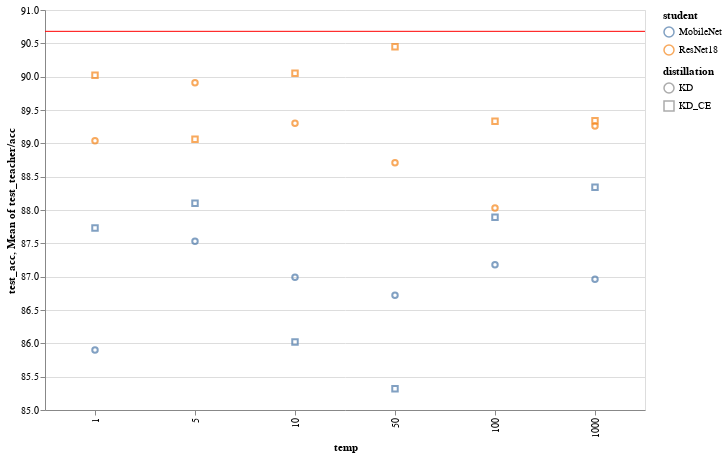

The code cell stored with this chart in its notebook:
### Code cell
load_and_plot_KD(folder="./Cifar10/ResNet101/exp3/students")

### Figure 1 — Vega-Lite specification as saved in the notebook (floating-point values rounded to 4 significant figures)
{"config": {"view": {"continuousWidth": 400, "continuousHeight": 300}}, "layer": [{"mark": "point", "encoding": {"color": {"type": "nominal", "field": "student"}, "shape": {"type": "nominal", "field": "distillation"}, "tooltip": [{"type": "quantitative", "field": "test_acc"}, {"type": "quantitative", "field": "test_teacher/acc"}, {"type": "quantitative", "field": "test_loss"}, {"type": "quantitative", "field": "test_eval"}, {"type": "quantitative", "field": "train_acc"}, {"type": "quantitative", "field": "train_teacher/acc"}, {"type": "quantitative", "field": "train_loss"}, {"type": "quantitative", "field": "train_eval"}, {"type": "nominal", "field": "distillation"}, {"type": "quantitative", "field": "temp"}], "x": {"type": "ordinal", "field": "temp", "scale": {"base": 10, "type": "log", "zero": false}}, "y": {"type": "quantitative", "field": "test_acc", "scale": {"padding": 1, "zero": false}}}, "selection": {"selector003": {"type": "interval", "bind": "scales", "encodings": ["x", "y"]}}}, {"mark": {"type": "rule", "color": "red"}, "encoding": {"y": {"type": "quantitative", "aggregate": "mean", "field": "test_teacher/acc"}}}], "data": {"name": "data-42518d35f192c753d827be52512f15ca"}, "height": 400, "width": 600, "$schema": "https://vega.github.io/schema/vega-lite/v4.0.0.json", "datasets": {"data-42518d35f192c753d827be52512f15ca": [{"Unnamed: 0": 0, "test_acc": 89.33, "test_teacher/acc": 90.68, "test_loss": 2462.0, "test_eval": 0.4924, "train_acc": 97.65, "train_teacher/acc": 88.35, "train_loss": 332.8, "train_eval": 0.06656, "epoch": 40, "lr": 0.01, "epochs": 50, "train_batch_size": 128, "test_batch_size": 100, "student": "ResNet18", "teacher": "ResNet101", "distillation": "KD_CE", "resume": true, "temp": 100.0}, {"Unnamed: 0": 1, "test_acc": 90.02, "test_teacher/acc": 90.68, "test_loss": 0.1874, "test_eval": 0.3372, "train_acc": 98.0, "train_teacher/acc": 88.4, "train_loss": 0.05863, "train_eval": 0.06647, "epoch": 73, "lr": 0.01, "epochs": 50, "train_batch_size": 128, "test_batch_size": 100, "student": "ResNet18", "teacher": "ResNet101", "distillation": "KD_CE", "resume": true, "temp": 1.0}, {"Unnamed: 0": 2, "test_acc": 89.34, "test_teacher/acc": 90.68, "test_loss": 243800.0, "test_eval": 0.4876, "train_acc": 97.6, "train_teacher/acc": 88.3, "train_loss": 33370.0, "train_eval": 0.06674, "epoch": 55, "lr": 0.01, "epochs": 50, "train_batch_size": 128, "test_batch_size": 100, "student": "ResNet18", "teacher": "ResNet101", "distillation": "KD_CE", "resume": true, "temp": 1000.0}, {"Unnamed: 0": 3, "test_acc": 90.05, "test_teacher/acc": 90.68, "test_loss": 21.9, "test_eval": 0.4376, "train_acc": 97.63, "train_teacher/acc": 88.45, "train_loss": 3.351, "train_eval": 0.06671, "epoch": 56, "lr": 0.01, "epochs": 50, "train_batch_size": 128, "test_batch_size": 100, "student": "ResNet18", "teacher": "ResNet101", "distillation": "KD_CE", "resume": true, "temp": 10.0}, {"Unnamed: 0": 4, "test_acc": 89.06, "test_teacher/acc": 90.68, "test_loss": 5.888, "test_eval": 0.4692, "train_acc": 97.78, "train_teacher/acc": 88.5, "train_loss": 0.794, "train_eval": 0.06162, "epoch": 46, "lr": 0.01, "epochs": 50, "train_batch_size": 128, "test_batch_size": 100, "student": "ResNet18", "teacher": "ResNet101", "distillation": "KD_CE", "resume": true, "temp": 5.0}, {"Unnamed: 0": 5, "test_acc": 90.45, "test_teacher/acc": 90.68, "test_loss": 541.0, "test_eval": 0.4328, "train_acc": 97.51, "train_teacher/acc": 88.3, "train_loss": 89.07, "train_eval": 0.07126, "epoch": 55, "lr": 0.01, "epochs": 50, "train_batch_size": 128, "test_batch_size": 100, "student": "ResNet18", "teacher": "ResNet101", "distillation": "KD_CE", "resume": true, "temp": 50.0}, {"Unnamed: 0": 6, "test_acc": 88.03, "test_teacher/acc": 90.68, "test_loss": 3.761e-05, "test_eval": 0.5676, "train_acc": 88.4, "train_teacher/acc": 88.36, "train_loss": 2.023e-05, "train_eval": 0.4729, "epoch": 53, "lr": 0.01, "epochs": 50, "train_batch_size": 128, "test_batch_size": 100, "student": "ResNet18", "teacher": "ResNet101", "distillation": "KD", "resume": true, "temp": 100.0}, {"Unnamed: 0": 7, "test_acc": 89.04, "test_teacher/acc": 90.68, "test_loss": 0.02315, "test_eval": 0.3336, "train_acc": 89.06, "train_teacher/acc": 88.26, "train_loss": 0.0196, "train_eval": 0.3428, "epoch": 53, "lr": 0.01, "epochs": 50, "train_batch_size": 128, "test_batch_size": 100, "student": "ResNet18", "teacher": "ResNet101", "distillation": "KD", "resume": true, "temp": 1.0}, {"Unnamed: 0": 8, "test_acc": 89.26, "test_teacher/acc": 90.68, "test_loss": 3.273e-07, "test_eval": 0.5052, "train_acc": 88.23, "train_teacher/acc": 88.24, "train_loss": 1.9e-07, "train_eval": 0.474, "epoch": 53, "lr": 0.01, "epochs": 50, "train_batch_size": 128, "test_batch_size": 100, "student": "ResNet18", "teacher": "ResNet101", "distillation": "KD", "resume": true, "temp": 1000.0}, {"Unnamed: 0": 9, "test_acc": 89.3, "test_teacher/acc": 90.68, "test_loss": 0.00232, "test_eval": 0.4763, "train_acc": 88.63, "train_teacher/acc": 88.17, "train_loss": 0.001537, "train_eval": 0.4539, "epoch": 44, "lr": 0.01, "epochs": 50, "train_batch_size": 128, "test_batch_size": 100, "student": "ResNet18", "teacher": "ResNet101", "distillation": "KD", "resume": true, "temp": 10.0}, {"Unnamed: 0": 10, "test_acc": 89.91, "test_teacher/acc": 90.68, "test_loss": 0.005668, "test_eval": 0.4283, "train_acc": 88.91, "train_teacher/acc": 88.32, "train_loss": 0.004343, "train_eval": 0.4258, "epoch": 50, "lr": 0.01, "epochs": 50, "train_batch_size": 128, "test_batch_size": 100, "student": "ResNet18", "teacher": "ResNet101", "distillation": "KD", "resume": true, "temp": 5.0}, {"Unnamed: 0": 11, "test_acc": 88.71, "test_teacher/acc": 90.68, "test_loss": 0.0001544, "test_eval": 0.4994, "train_acc": 88.26, "train_teacher/acc": 88.31, "train_loss": 7.971e-05, "train_eval": 0.4739, "epoch": 57, "lr": 0.01, "epochs": 50, "train_batch_size": 128, "test_batch_size": 100, "student": "ResNet18", "teacher": "ResNet101", "distillation": "KD", "resume": true, "temp": 50.0}, {"Unnamed: 0": 12, "test_acc": 87.89, "test_teacher/acc": 90.68, "test_loss": 2028.0, "test_eval": 0.4056, "train_acc": 93.76, "train_teacher/acc": 88.29, "train_loss": 861.4, "train_eval": 0.1723, "epoch": 49, "lr": 0.01, "epochs": 50, "train_batch_size": 128, "test_batch_size": 100, "student": "MobileNet", "teacher": "ResNet101", "distillation": "KD_CE", "resume": true, "temp": 100.0}, {"Unnamed: 0": 13, "test_acc": 87.73, "test_teacher/acc": 90.68, "test_loss": 0.2054, "test_eval": 0.3749, "train_acc": 93.46, "train_teacher/acc": 88.3, "train_loss": 0.1166, "train_eval": 0.1879, "epoch": 54, "lr": 0.01, "epochs": 50, "train_batch_size": 128, "test_batch_size": 100, "student": "MobileNet", "teacher": "ResNet101", "distillation": "KD_CE", "resume": true, "temp": 1.0}, {"Unnamed: 0": 14, "test_acc": 88.34, "test_teacher/acc": 90.68, "test_loss": 191500.0, "test_eval": 0.383, "train_acc": 93.39, "train_teacher/acc": 88.33, "train_loss": 93310.0, "train_eval": 0.1866, "epoch": 58, "lr": 0.01, "epochs": 50, "train_batch_size": 128, "test_batch_size": 100, "student": "MobileNet", "teacher": "ResNet101", "distillation": "KD_CE", "resume": true, "temp": 1000.0}, {"Unnamed: 0": 15, "test_acc": 86.02, "test_teacher/acc": 90.68, "test_loss": 24.11, "test_eval": 0.482, "train_acc": 93.46, "train_teacher/acc": 88.39, "train_loss": 9.263, "train_eval": 0.1851, "epoch": 47, "lr": 0.01, "epochs": 50, "train_batch_size": 128, "test_batch_size": 100, "student": "MobileNet", "teacher": "ResNet101", "distillation": "KD_CE", "resume": true, "temp": 10.0}, {"Unnamed: 0": 16, "test_acc": 88.1, "test_teacher/acc": 90.68, "test_loss": 4.952, "test_eval": 0.395, "train_acc": 93.44, "train_teacher/acc": 88.18, "train_loss": 2.326, "train_eval": 0.185, "epoch": 56, "lr": 0.01, "epochs": 50, "train_batch_size": 128, "test_batch_size": 100, "student": "MobileNet", "teacher": "ResNet101", "distillation": "KD_CE", "resume": true, "temp": 5.0}, {"Unnamed: 0": 17, "test_acc": 85.32, "test_teacher/acc": 90.68, "test_loss": 4194.0, "test_eval": 3.355, "train_acc": 93.47, "train_teacher/acc": 88.37, "train_loss": 231.3, "train_eval": 0.185, "epoch": 44, "lr": 0.01, "epochs": 50, "train_batch_size": 128, "test_batch_size": 100, "student": "MobileNet", "teacher": "ResNet101", "distillation": "KD_CE", "resume": true, "temp": 50.0}, {"Unnamed: 0": 18, "test_acc": 87.18, "test_teacher/acc": 90.68, "test_loss": 4.55e-05, "test_eval": 0.608, "train_acc": 86.27, "train_teacher/acc": 88.33, "train_loss": 3.014e-05, "train_eval": 0.6026, "epoch": 57, "lr": 0.01, "epochs": 50, "train_batch_size": 128, "test_batch_size": 100, "student": "MobileNet", "teacher": "ResNet101", "distillation": "KD", "resume": true, "temp": 100.0}, {"Unnamed: 0": 19, "test_acc": 85.9, "test_teacher/acc": 90.68, "test_loss": 0.03356, "test_eval": 0.4366, "train_acc": 87.53, "train_teacher/acc": 88.38, "train_loss": 0.0242, "train_eval": 0.3867, "epoch": 56, "lr": 0.01, "epochs": 50, "train_batch_size": 128, "test_batch_size": 100, "student": "MobileNet", "teacher": "ResNet101", "distillation": "KD", "resume": true, "temp": 1.0}, {"Unnamed: 0": 20, "test_acc": 86.96, "test_teacher/acc": 90.68, "test_loss": 4.635e-07, "test_eval": 0.664, "train_acc": 86.41, "train_teacher/acc": 88.29, "train_loss": 2.839e-07, "train_eval": 0.5871, "epoch": 57, "lr": 0.01, "epochs": 50, "train_batch_size": 128, "test_batch_size": 100, "student": "MobileNet", "teacher": "ResNet101", "distillation": "KD", "resume": true, "temp": 1000.0}, {"Unnamed: 0": 21, "test_acc": 86.99, "test_teacher/acc": 90.68, "test_loss": 0.00342, "test_eval": 0.6462, "train_acc": 86.87, "train_teacher/acc": 88.37, "train_loss": 0.002227, "train_eval": 0.567, "epoch": 55, "lr": 0.01, "epochs": 50, "train_batch_size": 128, "test_batch_size": 100, "student": "MobileNet", "teacher": "ResNet101", "distillation": "KD", "resume": true, "temp": 10.0}, {"Unnamed: 0": 22, "test_acc": 87.53, "test_teacher/acc": 90.68, "test_loss": 0.008302, "test_eval": 0.5889, "train_acc": 87.21, "train_teacher/acc": 88.43, "train_loss": 0.006314, "train_eval": 0.5262, "epoch": 55, "lr": 0.01, "epochs": 50, "train_batch_size": 128, "test_batch_size": 100, "student": "MobileNet", "teacher": "ResNet101", "distillation": "KD", "resume": true, "temp": 5.0}, {"Unnamed: 0": 23, "test_acc": 86.72, "test_teacher/acc": 90.68, "test_loss": 0.0001921, "test_eval": 0.677, "train_acc": 86.24, "train_teacher/acc": 88.3, "train_loss": 0.0001177, "train_eval": 0.5963, "epoch": 52, "lr": 0.01, "epochs": 50, "train_batch_size": 128, "test_batch_size": 100, "student": "MobileNet", "teacher": "ResNet101", "distillation": "KD", "resume": true, "temp": 50.0}]}}
